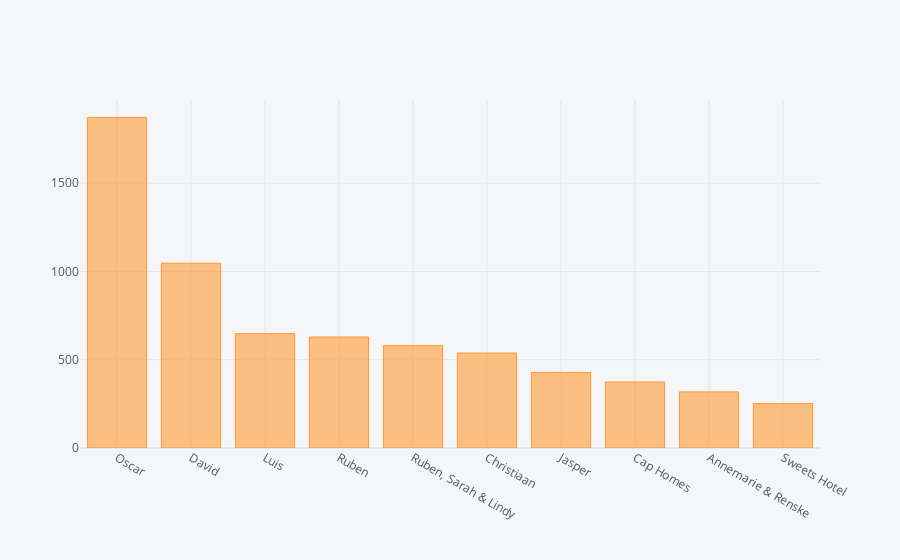

Notebook cell for this chart:
### Markdown cell above
# Exploratory Data Analysis

### Code cell
# Top 10 hosts based on number of listings

df_2nd.groupby('host_name').sum()['host_total_listings_count'].nlargest(n=10).iplot(kind='bar')

### Figure 1 — Plotly figure (JSON) as saved in the notebook; plotly's stock layout.template omitted (floating-point values rounded to 4 significant figures)
{"data": [{"marker": {"color": "rgba(255, 153, 51, 0.6)", "line": {"color": "rgba(255, 153, 51, 1.0)", "width": 1}}, "name": "host_total_listings_count", "orientation": "v", "text": "", "type": "bar", "x": ["Oscar", "David", "Luis", "Ruben", "Ruben, Sarah & Lindy", "Christiaan", "Jasper", "Cap Homes", "Annemarie & Renske", "Sweets Hotel"], "y": [1873, 1047, 648, 629, 580, 538, 428, 374, 318, 252]}], "layout": {"legend": {"bgcolor": "#F5F6F9", "font": {"color": "#4D5663"}}, "paper_bgcolor": "#F5F6F9", "plot_bgcolor": "#F5F6F9", "title": {"font": {"color": "#4D5663"}}, "xaxis": {"gridcolor": "#E1E5ED", "showgrid": true, "tickfont": {"color": "#4D5663"}, "title": {"font": {"color": "#4D5663"}, "text": ""}, "zerolinecolor": "#E1E5ED"}, "yaxis": {"gridcolor": "#E1E5ED", "showgrid": true, "tickfont": {"color": "#4D5663"}, "title": {"font": {"color": "#4D5663"}, "text": ""}, "zerolinecolor": "#E1E5ED"}}}
